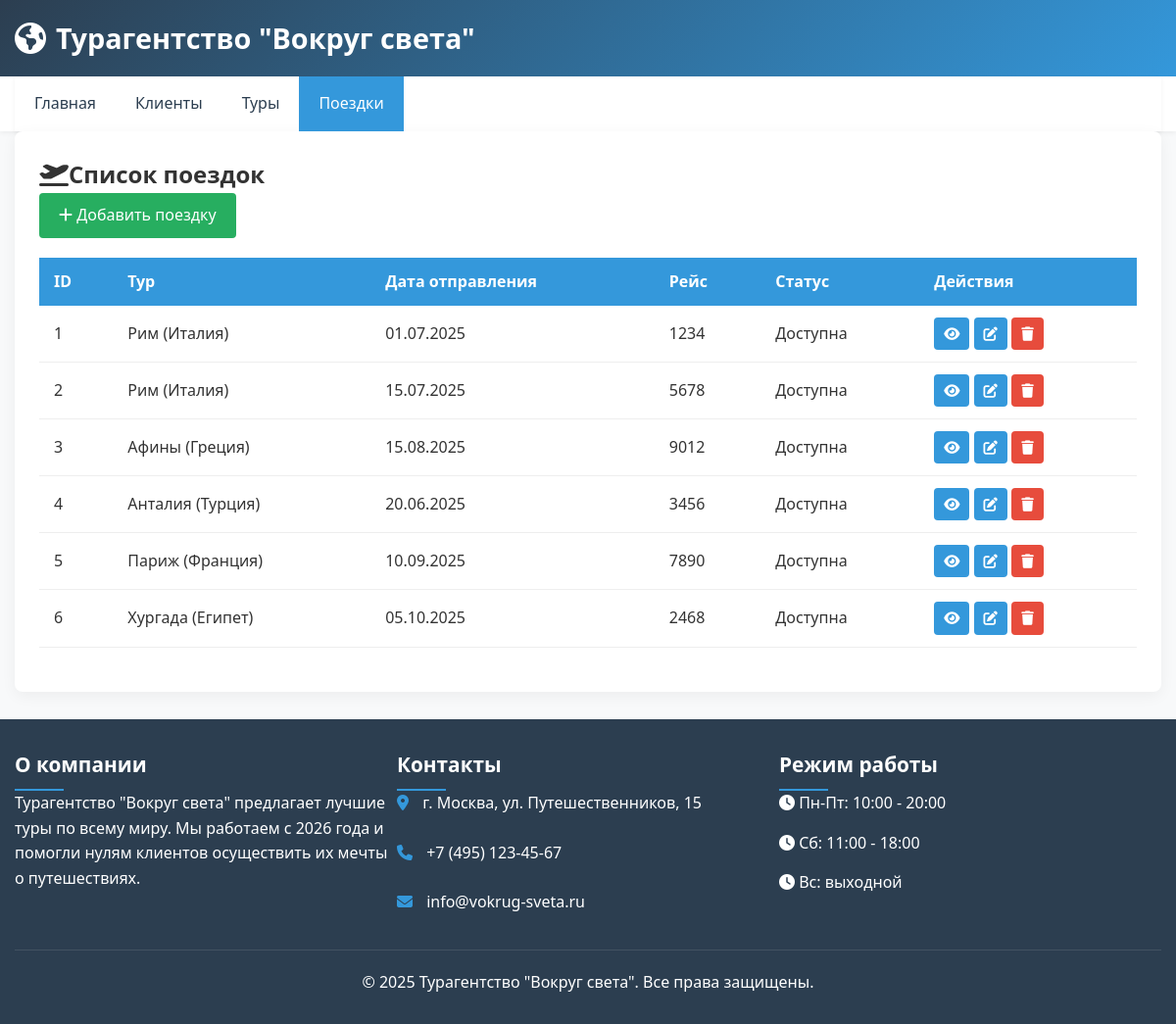
The app's page /index.php?entity=trip&action=list with its own data.
### tables this page shows
CREATE TABLE `trip` (
  `TourID` int(11) NOT NULL,
  `TripID` int(11) NOT NULL,
  `DepartureDate` date DEFAULT NULL,
  `FlightNumber` int(11) DEFAULT NULL,
  `IsHot` tinyint(1) DEFAULT NULL
);

CREATE TABLE `tour` (
  `TourID` int(11) NOT NULL,
  `Countries` varchar(200) DEFAULT NULL,
  `Cities` varchar(200) DEFAULT NULL,
  `Purpose` varchar(200) DEFAULT NULL,
  `HotelCategory` varchar(50) DEFAULT NULL,
  `MealPlan` varchar(100) DEFAULT NULL,
  `StartDate` date DEFAULT NULL,
  `EndDate` date DEFAULT NULL,
  `Transport` varchar(100) DEFAULT NULL,
  `BaseCost` decimal(19,4) DEFAULT NULL
);

### controllers/trip_controller.php (called while the page is built, shortened)
<?php
$action = $_GET['action'] ?? 'list';
switch ($action) {
    case 'list':
        $trips = getAllTrips();
        include __DIR__ . '/../views/trip/list.php';
        $content = ob_get_clean();
        break;
}

### model.php (called while the page is built, shortened)
<?php
$host = '127.0.0.1';
$user = 'root';
$password = '';
$database = 'travel_agency';
$mysqli = new mysqli($host, $user, $password, $database);
function getAllTrips()
{
    global $mysqli;
    $result = $mysqli->query("SELECT t.*, tour.Countries, tour.Cities FROM trip t JOIN tour ON t.TourID = tour.TourID");
    return $result->fetch_all(MYSQLI_ASSOC);
}
?>

### views/trip/list.php (the view)
<div class="content-card">
    <div class="d-flex justify-content-between align-items-center mb-4">
        <h2><i class="fas fa-plane-departure me-2"></i>Список поездок</h2>
        <a href="index.php?entity=trip&action=add" class="btn btn-success">
            <i class="fas fa-plus me-1"></i> Добавить поездку
        </a>
    </div>
    <div class="table-responsive">
        <table class="table table-hover">
            <thead class="table-primary">
                <tr>
                    <th>ID</th>
                    <th>Тур</th>
                    <th>Дата отправления</th>
                    <th>Рейс</th>
                    <th>Статус</th>
                    <th>Действия</th>
                </tr>
            </thead>
            <tbody>
                <?php foreach ($trips as $trip): ?>
                    <tr>
                        <td><?= $trip['TripID'] ?></td>
                        <td>
                            <?= $trip['Cities'] ?> (<?= $trip['Countries'] ?>)
                        </td>
                        <td><?= date('d.m.Y', strtotime($trip['DepartureDate'])) ?></td>
                        <td><?= $trip['FlightNumber'] ?></td>
                        <td>
                            <?php if ($trip['IsHot']): ?>
                                <span class="badge bg-danger">Горящая путёвка</span>
                            <?php else: ?>
                                <span class="badge bg-success">Доступна</span>
                            <?php endif; ?>
                        </td>
                        <td>
                            <div class="btn-group">
                                <a href="index.php?entity=trip&action=show&id=<?= $trip['TripID'] ?>"
                                    class="btn btn-sm btn-primary" title="Просмотр">
                                    <i class="fas fa-eye"></i>
                                </a>
                                <a href="index.php?entity=trip&action=edit&id=<?= $trip['TripID'] ?>"
                                    class="btn btn-sm btn-warning" title="Редактировать">
                                    <i class="fas fa-edit"></i>
                                </a>
                                <a href="index.php?entity=trip&action=delete&id=<?= $trip['TripID'] ?>"
                                    class="btn btn-sm btn-danger" title="Удалить"
                                    onclick="return confirm('Вы уверены? Удаление поездки также удалит все связанные бронирования!')">
                                    <i class="fas fa-trash"></i>
                                </a>
                            </div>
                        </td>
                    </tr>
                <?php endforeach; ?>
            </tbody>
        </table>
    </div>
</div>

### index.php (shortened to what this page needs)
<?php
require_once __DIR__ . '/model.php';
function renderNavigation()
{
    $entities = [
        'main' => 'Главная',
        'client' => 'Клиенты',
        'tour' => 'Туры',
        'trip' => 'Поездки'
    ];
    echo '<nav><ul class="navigation">';
    foreach ($entities as $key => $name) {
        $active = ($key === ($_GET['entity'] ?? 'main')) ? 'active' : '';
        echo "<li class=\"$active\"><a href=\"index.php?entity=$key&action=list\">$name</a></li>";
    }
    echo '</ul></nav>';
}
$entity = $_GET['entity'] ?? 'main';
$action = $_GET['action'] ?? 'list';
$content = '';
if ($entity !== 'main' && $action) {
    $controllerFile = __DIR__ . "/controllers/{$entity}_controller.php";
    if (file_exists($controllerFile)) {
        require_once $controllerFile;
    } else {
        $error = "Контроллер не найден";
    }
}
?>
<!DOCTYPE html>
<html lang="ru">
<head>
    <link rel="stylesheet" href="https://cdnjs.cloudflare.com/ajax/libs/font-awesome/6.4.0/css/all.min.css">
</head>
<body>
    <header>
        <div class="container header-content">
            <div class="logo">
                <i class="fas fa-globe-americas"></i>
                <h1>Турагентство "Вокруг света"</h1>
            </div>
        </div>
    </header>
    <nav>
        <div class="container">
            <?php renderNavigation(); ?>
        </div>
    </nav>
    <main class="container">
        <div id="content">
            <?php
            if (!empty($content)) {
                echo $content;
            } elseif ($entity === 'main') {
                include __DIR__ . '/views/main.php';
            } elseif ($entity && $action) {
                echo "<p>Действие не выполнено</p>";
            } else {
                echo '<p>Выберите раздел в навигации</p>';
            }
            ?>
        </div>
    </main>
    <footer>
        <div class="container">
            <div class="footer-content">
                <div class="footer-section">
                    <h3>О компании</h3>
                    <p>Турагентство "Вокруг света" предлагает лучшие туры по всему миру. Мы работаем с 2026 года и
                        помогли нулям клиентов осуществить их мечты о путешествиях.</p>
                </div>
                <div class="footer-section">
                    <h3>Контакты</h3>
                    <div class="contact-info">
                        <p><i class="fas fa-map-marker-alt"></i> г. Москва, ул. Путешественников, 15</p>
                        <p><i class="fas fa-phone"></i> +7 (495) 123-45-67</p>
                        <p><i class="fas fa-envelope"></i> info@vokrug-sveta.ru</p>
                    </div>
                </div>
                <div class="footer-section">
                    <h3>Режим работы</h3>
                    <p><i class="fas fa-clock"></i> Пн-Пт: 10:00 - 20:00</p>
                    <p><i class="fas fa-clock"></i> Сб: 11:00 - 18:00</p>
                    <p><i class="fas fa-clock"></i> Вс: выходной</p>
                </div>
            </div>
            <div class="copyright">
                <p>&copy; 2025 Турагентство "Вокруг света". Все права защищены.</p>
            </div>
        </div>
    </footer>
</body>
</html>

### index.php (style rules this page uses)
:root { --primary: #3498db; --secondary: #2c3e50; --success: #27ae60; --danger: #e74c3c; --light: #ecf0f1; --dark: #2c3e50; --gray: #95a5a6; }
* { margin: 0; padding: 0; box-sizing: border-box; font-family: 'Segoe UI', Tahoma, Geneva, Verdana, sans-serif; }
body { background-color: #f8f9fa; color: #333; line-height: 1.6; }
.container { max-width: 1200px; margin: 0 auto; padding: 0 15px; }
header { background: linear-gradient(135deg, var(--secondary), var(--primary)); color: white; padding: 1rem 0; box-shadow: 0 2px 10px rgba(0, 0, 0, 0.1); }
.header-content { display: flex; justify-content: space-between; align-items: center; }
.logo { display: flex; align-items: center; gap: 10px; }
.logo i { font-size: 2rem; color: #fff; }
.logo h1 { font-size: 1.8rem; font-weight: 600; }
nav { background-color: white; box-shadow: 0 2px 5px rgba(0, 0, 0, 0.05); }
.navigation { display: flex; list-style: none; }
.navigation li { position: relative; }
.navigation li a { display: block; padding: 15px 20px; text-decoration: none; color: var(--dark); font-weight: 500; transition: all 0.3s; }
.navigation li.active a { background-color: var(--primary); color: white; }
main { padding: 30px 0; min-height: calc(100vh - 200px); }
.content-card { background: white; border-radius: 8px; box-shadow: 0 4px 15px rgba(0, 0, 0, 0.05); padding: 25px; }
.btn { display: inline-block; padding: 10px 20px; background-color: var(--primary); color: white; border: none; border-radius: 4px; cursor: pointer; font-size: 1rem; font-weight: 500; text-decoration: none; transition: background-color 0.3s; }
.btn-success { background-color: var(--success); }
.btn-danger { background-color: var(--danger); }
.btn-sm { padding: 5px 10px; font-size: 0.9rem; }
table { width: 100%; border-collapse: collapse; margin: 20px 0; }
table th { background-color: var(--primary); color: white; text-align: left; padding: 12px 15px; }
table td { padding: 12px 15px; border-bottom: 1px solid #eee; }
footer { background-color: var(--secondary); color: white; padding: 30px 0; }
.footer-content { display: grid; grid-template-columns: repeat(auto-fit, minmax(250px, 1fr)); }
.footer-section h3 { margin-bottom: 2 0px; font-size: 1.3rem; position: relative; padding-bottom: 10px; }
.footer-section h3::after { content: ''; position: absolute; bottom: 0; left: 0; width: 50px; height: 2px; background-color: var(--primary); }
.footer-section p { margin-bottom: 15px; }
.contact-info { display: flex; flex-direction: column; gap: 10px; }
.contact-info i { margin-right: 10px; color: var(--primary); }
.copyright { text-align: center; padding-top: 20px; margin-top: 20px; border-top: 1px solid rgba(255, 255, 255, 0.1); }

### records on screen
trip: TripID "1", TourID.Cities "Рим", TourID.Countries "Италия", DepartureDate "01.07.2025", FlightNumber "1234", shows "Доступна"
trip: TripID "2", TourID.Cities "Рим", TourID.Countries "Италия", DepartureDate "15.07.2025", FlightNumber "5678", shows "Доступна"
trip: TripID "3", TourID.Cities "Афины", TourID.Countries "Греция", DepartureDate "15.08.2025", FlightNumber "9012", shows "Доступна"
trip: TripID "4", TourID.Cities "Анталия", TourID.Countries "Турция", DepartureDate "20.06.2025", FlightNumber "3456", shows "Доступна"
trip: TripID "5", TourID.Cities "Париж", TourID.Countries "Франция", DepartureDate "10.09.2025", FlightNumber "7890", shows "Доступна"
trip: TripID "6", TourID.Cities "Хургада", TourID.Countries "Египет", DepartureDate "05.10.2025", FlightNumber "2468", shows "Доступна"

### other values on screen
$name "Главная"
$name "Клиенты"
$name "Туры"
$name "Поездки"
